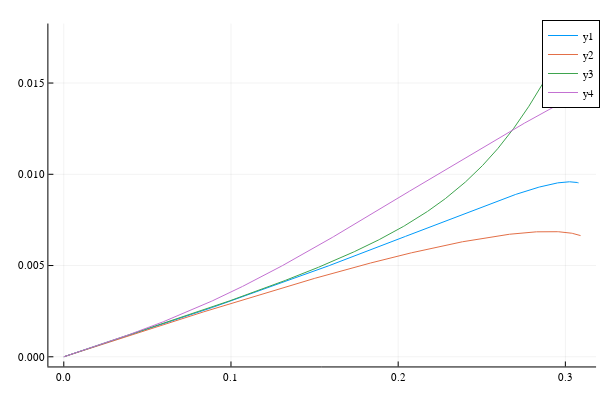

Notebook code cell kept with this figure:
### Code cell
plt1 = FEM.CDMaccuracyAnalysis(ωₘᵢₙ, ωₘₐₓ, Δt1, "ADR", n=1000, ξ=ξ1)
plt2 = FEM.CDMaccuracyAnalysis(ωₘᵢₙ, ωₘₐₓ, Δt2, "ADR", n=1000, ξ=ξ2)
plt3 = FEM.CDMaccuracyAnalysis(ωₘᵢₙ, ωₘₐₓ, Δt3, "ADR", n=1000, ξ=ξ3)
plot(plt1)
plot!(plt2)
plot!(plt3)
plot!(plt01)

### Figure 1 — Plotly figure (JSON) as saved in the notebook; plotly's stock layout.template omitted (floating-point values rounded to 4 significant figures; data arrays with more than 128 entries replaced by an {"elided": "..."} marker saying what was removed)
{"data": [{"colorbar": {"len": 0.9525, "title": "", "x": 0.9934, "y": 0.5139}, "legendgroup": "y1", "line": {"color": "rgba(0, 154, 250, 1.000)", "dash": "solid", "shape": "linear", "width": 1}, "mode": "lines", "name": "y1", "showlegend": true, "type": "scatter", "x": {"elided": "1000 float values"}, "xaxis": "x", "y": {"elided": "1000 float values"}, "yaxis": "y"}, {"colorbar": {"len": 0.9525, "title": "", "x": 0.9934, "y": 0.5139}, "legendgroup": "y2", "line": {"color": "rgba(227, 111, 71, 1.000)", "dash": "solid", "shape": "linear", "width": 1}, "mode": "lines", "name": "y2", "showlegend": true, "type": "scatter", "x": {"elided": "1000 float values"}, "xaxis": "x", "y": {"elided": "1000 float values"}, "yaxis": "y"}, {"colorbar": {"len": 0.9525, "title": "", "x": 0.9934, "y": 0.5139}, "legendgroup": "y3", "line": {"color": "rgba(62, 164, 78, 1.000)", "dash": "solid", "shape": "linear", "width": 1}, "mode": "lines", "name": "y3", "showlegend": true, "type": "scatter", "x": {"elided": "1000 float values"}, "xaxis": "x", "y": {"elided": "1000 float values"}, "yaxis": "y"}, {"colorbar": {"len": 0.9525, "title": "", "x": 0.9934, "y": 0.5139}, "legendgroup": "y4", "line": {"color": "rgba(195, 113, 210, 1.000)", "dash": "solid", "shape": "linear", "width": 1}, "mode": "lines", "name": "y4", "showlegend": true, "type": "scatter", "x": {"elided": "1000 float values"}, "xaxis": "x", "y": {"elided": "1000 float values"}, "yaxis": "y"}], "layout": {"annotations": [], "height": 400, "legend": {"bgcolor": "rgba(255, 255, 255, 1.000)", "bordercolor": "rgba(0, 0, 0, 1.000)", "borderwidth": 1, "font": {"color": "rgba(0, 0, 0, 1.000)", "family": "sans-serif", "size": 11}, "title": {"font": {"color": "rgba(0, 0, 0, 1.000)", "family": "sans-serif", "size": 15}, "text": ""}, "tracegroupgap": 0, "traceorder": "normal", "x": 1, "xanchor": "auto", "y": 1, "yanchor": "auto"}, "margin": {"b": 20, "l": 0, "r": 0, "t": 20}, "paper_bgcolor": "rgba(255, 255, 255, 1.000)", "plot_bgcolor": "rgba(255, 255, 255, 1.000)", "showlegend": true, "width": 600, "xaxis": {"anchor": "y", "domain": [0.08064, 0.9934], "gridcolor": "rgba(0, 0, 0, 0.100)", "gridwidth": 0.5, "linecolor": "rgba(0, 0, 0, 1.000)", "mirror": false, "range": [-0.009219, 0.3184], "showgrid": true, "showline": true, "showticklabels": true, "tickangle": 0, "tickcolor": "rgb(0, 0, 0)", "tickfont": {"color": "rgba(0, 0, 0, 1.000)", "family": "sans-serif", "size": 11}, "tickmode": "array", "ticks": "inside", "ticktext": ["0.0", "0.1", "0.2", "0.3"], "tickvals": [0, 0.1, 0.2, 0.3], "title": "", "titlefont": {"color": "rgba(0, 0, 0, 1.000)", "family": "sans-serif", "size": 15}, "type": "-", "visible": true, "zeroline": false, "zerolinecolor": "rgba(0, 0, 0, 1.000)"}, "yaxis": {"anchor": "x", "domain": [0.03762, 0.9902], "gridcolor": "rgba(0, 0, 0, 0.100)", "gridwidth": 0.5, "linecolor": "rgba(0, 0, 0, 1.000)", "mirror": false, "range": [-0.0005302, 0.01826], "showgrid": true, "showline": true, "showticklabels": true, "tickangle": 0, "tickcolor": "rgb(0, 0, 0)", "tickfont": {"color": "rgba(0, 0, 0, 1.000)", "family": "sans-serif", "size": 11}, "tickmode": "array", "ticks": "inside", "ticktext": ["0.000", "0.005", "0.010", "0.015"], "tickvals": [0, 0.005, 0.01, 0.015], "title": "", "titlefont": {"color": "rgba(0, 0, 0, 1.000)", "family": "sans-serif", "size": 15}, "type": "-", "visible": true, "zeroline": false, "zerolinecolor": "rgba(0, 0, 0, 1.000)"}}}
